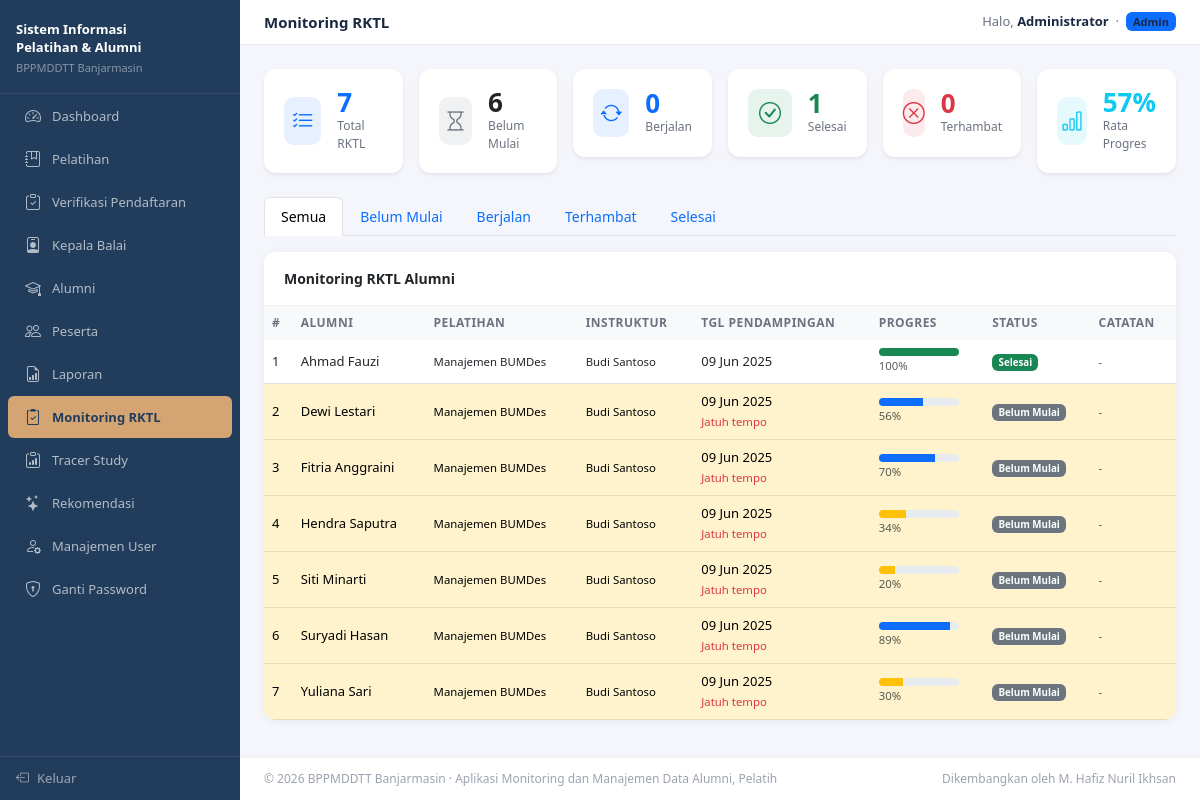
The page /login/admin/rktl.php (signed in) on the database its author committed.
### tables this page shows
CREATE TABLE `rktl` (
  `id` int(10) UNSIGNED NOT NULL,
  `alumni_id` int(10) UNSIGNED NOT NULL,
  `pelatihan_id` int(10) UNSIGNED NOT NULL,
  `instruktur_id` int(10) UNSIGNED NOT NULL,
  `rencana` text NOT NULL COMMENT 'Rencana kerja yang akan dilakukan',
  `target_waktu` date DEFAULT NULL COMMENT 'Target waktu penyelesaian',
  `tgl_pendampingan` date DEFAULT NULL COMMENT 'Tanggal pendampingan (3 bulan setelah pelatihan)',
  `progres` tinyint(4) NOT NULL DEFAULT 0 COMMENT '0-100 persen progres',
  `status` enum('belum_mulai','berjalan','selesai','terhambat') NOT NULL DEFAULT 'belum_mulai',
  `catatan` text DEFAULT NULL COMMENT 'Catatan instruktur saat pendampingan',
  `tgl_verifikasi` date DEFAULT NULL COMMENT 'Tanggal instruktur verifikasi progres',
  `created_at` timestamp NOT NULL DEFAULT current_timestamp(),
  `updated_at` timestamp NOT NULL DEFAULT current_timestamp() ON UPDATE current_timestamp()
);

CREATE TABLE `users` (
  `id` int(10) UNSIGNED NOT NULL,
  `name` varchar(100) NOT NULL,
  `email` varchar(150) NOT NULL,
  `password` varchar(255) NOT NULL,
  `role` enum('admin','instruktur','peserta','alumni','kepala') NOT NULL DEFAULT 'peserta',
  `is_active` tinyint(1) NOT NULL DEFAULT 1,
  `created_at` timestamp NOT NULL DEFAULT current_timestamp(),
  `updated_at` timestamp NOT NULL DEFAULT current_timestamp() ON UPDATE current_timestamp()
);

CREATE TABLE `pelatihan` (
  `id` int(10) UNSIGNED NOT NULL,
  `nama_pelatihan` varchar(200) NOT NULL,
  `jenis` varchar(100) DEFAULT NULL,
  `deskripsi` text DEFAULT NULL,
  `tanggal_mulai` date NOT NULL,
  `tanggal_selesai` date NOT NULL,
  `kuota` smallint(6) NOT NULL DEFAULT 30,
  `instruktur_id` int(10) UNSIGNED NOT NULL,
  `lokasi` varchar(200) DEFAULT NULL,
  `status` enum('aktif','selesai','dibatalkan') NOT NULL DEFAULT 'aktif',
  `created_at` timestamp NOT NULL DEFAULT current_timestamp(),
  `updated_at` timestamp NOT NULL DEFAULT current_timestamp() ON UPDATE current_timestamp()
);

### login/admin/rktl.php (the view, shortened to what this page needs)
<?php
include 'header.php';
$stat = mysqli_fetch_assoc(mysqli_query($koneksi, "
    SELECT
        COUNT(*) as total,
        SUM(status='belum_mulai') as belum,
        SUM(status='berjalan') as berjalan,
        SUM(status='selesai') as selesai,
        SUM(status='terhambat') as terhambat,
        AVG(progres) as avg_progres
    FROM rktl
"));
$filter = isset($_GET['filter']) ? $_GET['filter'] : 'semua';
$where  = '';
$data = mysqli_query($koneksi, "
    SELECT r.*, u.name as nama_alumni, p.nama_pelatihan,
        ui.name as nama_instruktur
    FROM rktl r
    JOIN alumni a ON r.alumni_id = a.id
    JOIN users u ON a.user_id = u.id
    JOIN pelatihan p ON r.pelatihan_id = p.id
    JOIN instruktur i ON r.instruktur_id = i.id
    JOIN users ui ON i.user_id = ui.id
    $where
    ORDER BY r.tgl_pendampingan ASC
");
?>
<div class="row g-3 mb-4">
  <div class="col-sm-4 col-lg-2">
    <div class="stat-card bg-white shadow-sm">
      <div class="icon bg-primary bg-opacity-10 text-primary"><i class="bi bi-list-check"></i></div>
      <div><div class="val text-primary"><?= $stat['total'] ?></div><div class="lbl">Total RKTL</div></div>
    </div>
  </div>
  <div class="col-sm-4 col-lg-2">
    <div class="stat-card bg-white shadow-sm">
      <div class="icon bg-secondary bg-opacity-10 text-secondary"><i class="bi bi-hourglass"></i></div>
      <div><div class="val"><?= $stat['belum'] ?></div><div class="lbl">Belum Mulai</div></div>
    </div>
  </div>
  <div class="col-sm-4 col-lg-2">
    <div class="stat-card bg-white shadow-sm">
      <div class="icon bg-primary bg-opacity-10 text-primary"><i class="bi bi-arrow-repeat"></i></div>
      <div><div class="val text-primary"><?= $stat['berjalan'] ?></div><div class="lbl">Berjalan</div></div>
    </div>
  </div>
  <div class="col-sm-4 col-lg-2">
    <div class="stat-card bg-white shadow-sm">
      <div class="icon bg-success bg-opacity-10 text-success"><i class="bi bi-check-circle"></i></div>
      <div><div class="val text-success"><?= $stat['selesai'] ?></div><div class="lbl">Selesai</div></div>
    </div>
  </div>
  <div class="col-sm-4 col-lg-2">
    <div class="stat-card bg-white shadow-sm">
      <div class="icon bg-danger bg-opacity-10 text-danger"><i class="bi bi-x-circle"></i></div>
      <div><div class="val text-danger"><?= $stat['terhambat'] ?></div><div class="lbl">Terhambat</div></div>
    </div>
  </div>
  <div class="col-sm-4 col-lg-2">
    <div class="stat-card bg-white shadow-sm">
      <div class="icon bg-info bg-opacity-10 text-info"><i class="bi bi-bar-chart"></i></div>
      <div><div class="val text-info"><?= round($stat['avg_progres'] ?? 0) ?>%</div><div class="lbl">Rata Progres</div></div>
    </div>
  </div>
</div>
<ul class="nav nav-tabs mb-3">
  <?php foreach (['semua'=>'Semua','belum'=>'Belum Mulai','berjalan'=>'Berjalan','terhambat'=>'Terhambat','selesai'=>'Selesai'] as $k=>$v): ?>
    <li class="nav-item">
      <a class="nav-link <?= $filter===$k?'active':'' ?>" href="rktl.php?filter=<?= $k ?>"><?= $v ?></a>
    </li>
  <?php endforeach; ?>
</ul>
<div class="card">
  <div class="card-header">Monitoring RKTL Alumni</div>
  <div class="table-responsive">
    <table class="table table-hover mb-0">
      <thead>
        <tr><th>#</th><th>Alumni</th><th>Pelatihan</th><th>Instruktur</th><th>Tgl Pendampingan</th><th>Progres</th><th>Status</th><th>Catatan</th></tr>
      </thead>
      <tbody>
      <?php $no=1; while ($row = mysqli_fetch_assoc($data)): ?>
        <?php $lewat = $row['tgl_pendampingan'] && strtotime($row['tgl_pendampingan']) < time() && $row['status'] !== 'selesai'; ?>
        <tr class="<?= $lewat?'table-warning':'' ?>">
          <td><?= $no++ ?></td>
          <td><?= htmlspecialchars($row['nama_alumni']) ?></td>
          <td><small><?= htmlspecialchars($row['nama_pelatihan']) ?></small></td>
          <td><small><?= htmlspecialchars($row['nama_instruktur']) ?></small></td>
          <td>
            <?= $row['tgl_pendampingan'] ? date('d M Y', strtotime($row['tgl_pendampingan'])) : '-' ?>
            <?php if ($lewat): ?><br><small class="text-danger">Jatuh tempo</small><?php endif; ?>
          </td>
          <td>
            <div class="progress" style="height:8px;width:80px;border-radius:4px">
              <div class="progress-bar <?= $row['progres']>=100?'bg-success':($row['progres']>=50?'bg-primary':'bg-warning') ?>"
                   style="width:<?= $row['progres'] ?>%"></div>
            </div>
            <small class="text-muted"><?= $row['progres'] ?>%</small>
          </td>
          <td>
            <?php
            $sb=['belum_mulai'=>'secondary','berjalan'=>'primary','selesai'=>'success','terhambat'=>'danger'];
            $sl=['belum_mulai'=>'Belum Mulai','berjalan'=>'Berjalan','selesai'=>'Selesai','terhambat'=>'Terhambat'];
            ?>
            <span class="badge bg-<?= $sb[$row['status']]??'secondary' ?>"><?= $sl[$row['status']]??'-' ?></span>
          </td>
          <td><small class="text-muted"><?= $row['catatan'] ? htmlspecialchars(substr($row['catatan'],0,60)).'...' : '-' ?></small></td>
        </tr>
      <?php endwhile; ?>
      </tbody>
    </table>
  </div>
</div>
<?php include 'footer.php'; ?>

### login/assets/css/global.css (style rules this page uses)
.table-responsive { border-radius: 0 0 12px 12px; }
.table td, .table th { white-space: nowrap; }
body { background: transparent; }
.card { background: rgba(255, 255, 255, 0.95) !important; backdrop-filter: blur(4px); }

### login/admin/header.php (style rules this page uses)
:root { --sidebar-w: 240px; --sidebar-bg: #223D5C; --sidebar-hover: #2D4F7A; --accent: #D4A473; --primary: #223D5C; --primary-dark: #1A2D48; --gold: #D4A473; --teal: #4F9DB5; }
body { background: #f4f6fb; font-size: 14px; }
.stat-card { border: none; border-radius: 12px; padding: 20px; display: flex; align-items: center; gap: 16px; }
.stat-card .icon { width: 48px; height: 48px; border-radius: 10px; display: flex; align-items: center; justify-content: center; font-size: 22px; }
.stat-card .val { font-size: 26px; font-weight: 700; line-height: 1; }
.stat-card .lbl { font-size: 12px; color: #6b7280; margin-top: 2px; }
.card { border: none; border-radius: 12px; box-shadow: 0 1px 8px rgba(0,0,0,.06); }
.card-header { background: #fff; border-bottom: 1px solid #f0f0f0; font-weight: 600; font-size: 14px; border-radius: 12px 12px 0 0 !important; padding: 16px 20px; }
.table thead th { background: #f8f9fb; font-size: 12px; font-weight: 600; text-transform: uppercase; letter-spacing: .04em; color: #6b7280; border-bottom: none; }
.table td { vertical-align: middle; font-size: 13px; }

### rows shown on the page
rktl: users.name "Ahmad Fauzi", pelatihan.nama_pelatihan "Manajemen BUMDes", users.name "Budi Santoso", tgl_pendampingan "09 Jun 2025", progres "100", status "Selesai"
rktl: users.name "Dewi Lestari", pelatihan.nama_pelatihan "Manajemen BUMDes", users.name "Budi Santoso", tgl_pendampingan "09 Jun 2025", shows "Jatuh tempo", progres "56", status "Belum Mulai"
rktl: users.name "Fitria Anggraini", pelatihan.nama_pelatihan "Manajemen BUMDes", users.name "Budi Santoso", tgl_pendampingan "09 Jun 2025", shows "Jatuh tempo", progres "70", status "Belum Mulai"
rktl: users.name "Hendra Saputra", pelatihan.nama_pelatihan "Manajemen BUMDes", users.name "Budi Santoso", tgl_pendampingan "09 Jun 2025", shows "Jatuh tempo", progres "34", status "Belum Mulai"
rktl: users.name "Siti Minarti", pelatihan.nama_pelatihan "Manajemen BUMDes", users.name "Budi Santoso", tgl_pendampingan "09 Jun 2025", shows "Jatuh tempo", progres "20", status "Belum Mulai"
rktl: users.name "Suryadi Hasan", pelatihan.nama_pelatihan "Manajemen BUMDes", users.name "Budi Santoso", tgl_pendampingan "09 Jun 2025", shows "Jatuh tempo", progres "89", status "Belum Mulai"
rktl: users.name "Yuliana Sari", pelatihan.nama_pelatihan "Manajemen BUMDes", users.name "Budi Santoso", tgl_pendampingan "09 Jun 2025", shows "Jatuh tempo", progres "30", status "Belum Mulai"

### other values the page prints
$page_title "Monitoring RKTL"
$_SESSION['nama'] "Administrator"
$stat['total'] "7"
$stat['belum'] "6"
$stat['berjalan'] "0"
$stat['selesai'] "1"
$stat['terhambat'] "0"
$stat['avg_progres'] "57"
$v "Semua"
$v "Belum Mulai"
$v "Berjalan"
$v "Terhambat"
$v "Selesai"
